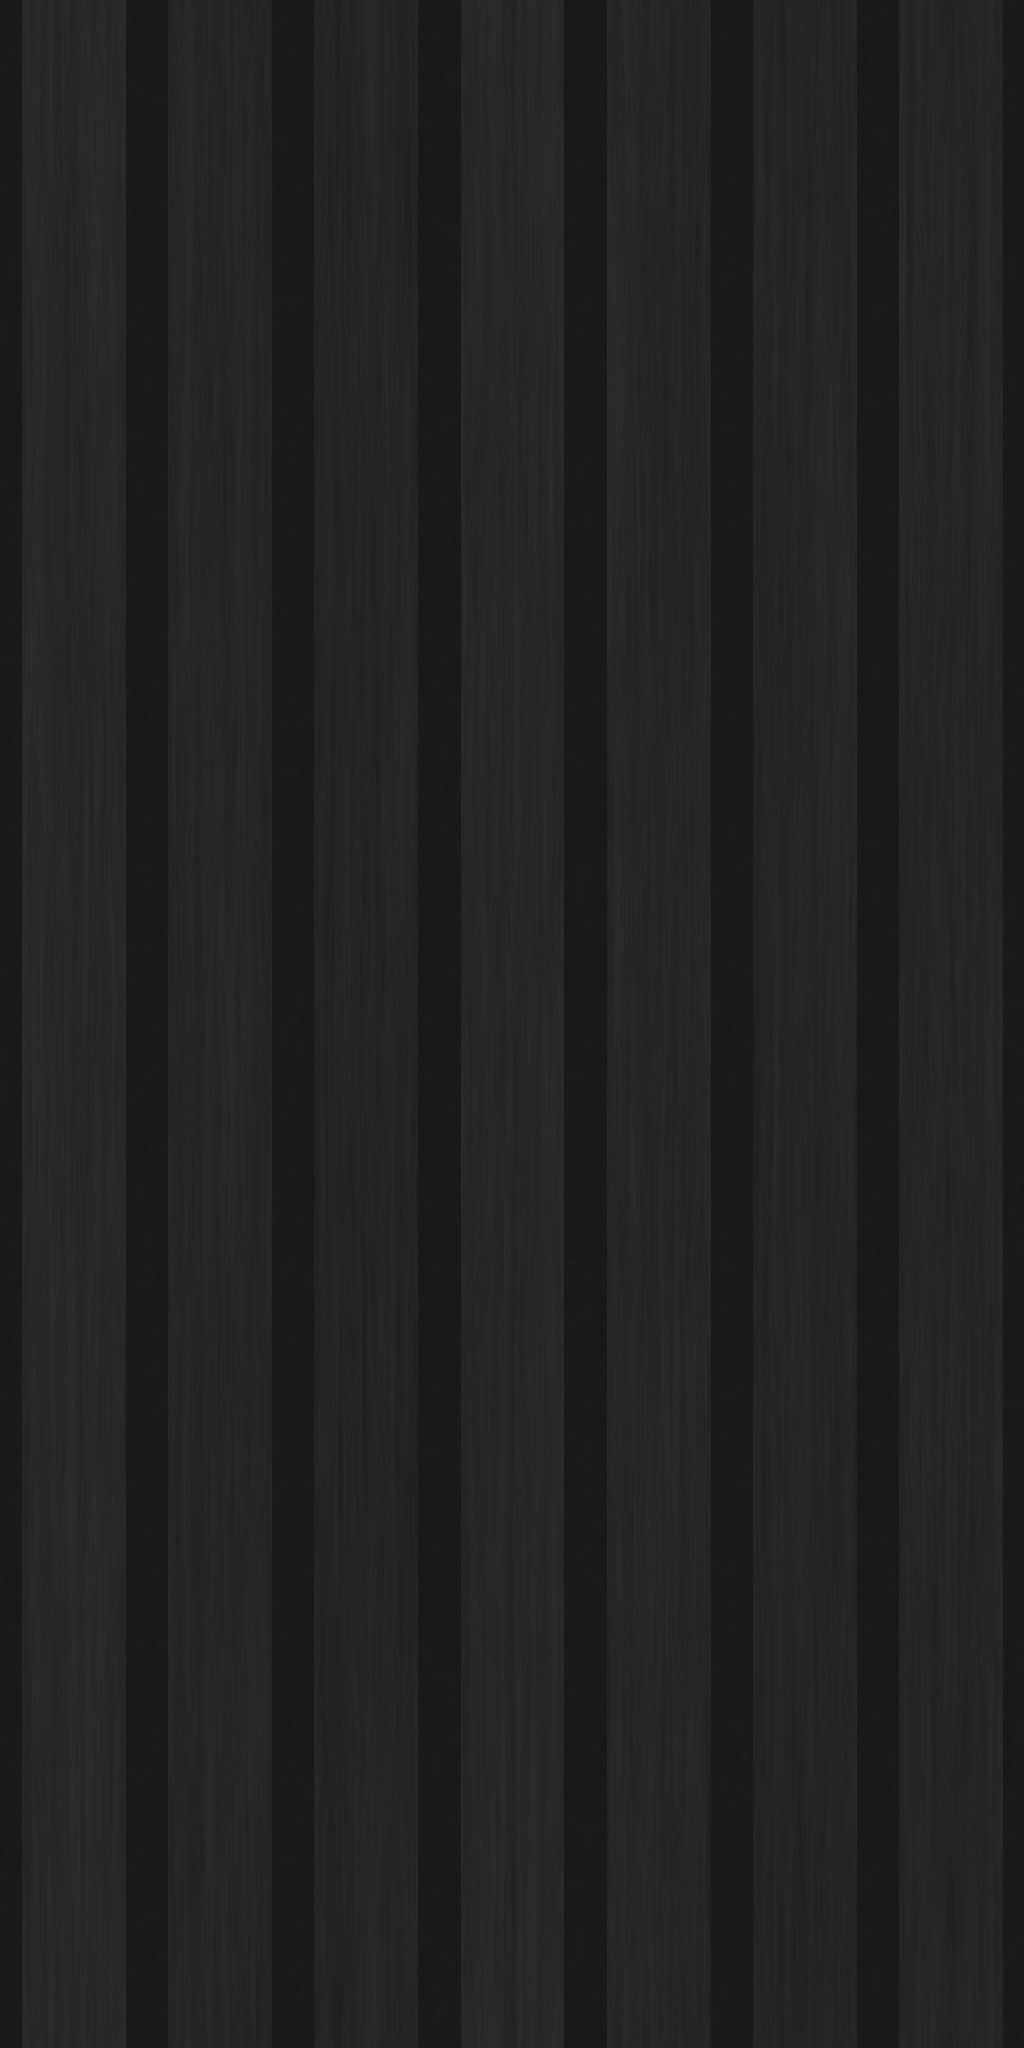

The Python source for this figure:
from pathlib import Path
import json

import numpy as np
from PIL import Image, ImageDraw
from scipy.ndimage import gaussian_filter

ROOT = Path(__file__).resolve().parent
W, H = 1024, 2048
SLATS = 7
FACE, GAP = 1.20, 0.49
PITCH = FACE + GAP
WIDTH = SLATS * PITCH
HEIGHT = WIDTH * H / W
DEPTH = 0.35
CUT = 6.2 / 25.4
rng = np.random.default_rng(307)


def noise(sx, sy):
    field = gaussian_filter(rng.normal(size=(H, W)).astype(np.float32), (sy, sx), mode='wrap')
    return field / max(float(field.std()), 1e-8)


def save(name, pixels):
    Image.fromarray(np.uint8(np.clip(np.rint(pixels), 0, 255))).save(ROOT / name)


# Half-grooves at tile boundaries reproduce the manufacturer's butt joint.
x = np.arange(W) * WIDTH / W
y = np.arange(H) * HEIGHT / H
phase = x % PITCH
edge_distance = np.minimum(phase, PITCH - phase)
face_mask = edge_distance >= GAP / 2
slat_index = np.minimum((x / PITCH).astype(int), SLATS - 1)

source = np.asarray(Image.open(ROOT / 'main.jpg').convert('RGB'))
# Interior panel swatch excludes the glass, table and exposed panel end.
swatch = source[int(source.shape[0] * .29):int(source.shape[0] * .46),
                int(source.shape[1] * .69):int(source.shape[1] * .96)]
values = swatch.reshape(-1, 3).astype(float)
luma = values.mean(axis=1)
face_color = np.median(values[(luma > 27) & (luma < 43)], axis=0)
# Felt's photographic brightness includes illumination on its sloping flanks.
felt_color = face_color * .68

warp = noise(15, 180) * .022
z = y[:, None] / HEIGHT
u = (x[None, :] + warp) / PITCH
fine_grain = noise(.7, 25)
long_grain = noise(2.0, 110)
broad_grain = noise(9, 230)
fiber = np.sin(2 * np.pi * (u * 72 + .4 * np.sin(2 * np.pi * z) + .17 * noise(4, 95)))
pores = np.maximum(noise(.65, 11) - 1.05, 0) ** 1.3
wood = 1.15 * fine_grain + 1.1 * long_grain + .65 * broad_grain + .35 * fiber - .9 * pores
slat_tones = rng.uniform(-1.8, 1.8, SLATS)
wood += slat_tones[slat_index][None, :]
felt_fibers = noise(.55, .65)
felt_mottling = noise(4, 5)
felt = .6 * felt_fibers + .35 * felt_mottling

color = np.where(face_mask[None, :, None],
                 face_color[None, None, :] + wood[:, :, None],
                 felt_color[None, None, :] + felt[:, :, None])
save('texture.png', color)

# A small smooth transition removes the infinitely sharp V apex and shoulders.
profile = CUT * np.minimum(edge_distance / (GAP / 2), 1)
profile = gaussian_filter(profile, .48, mode='wrap')
height = np.broadcast_to(profile[None, :], (H, W)).copy()
height += np.where(face_mask[None, :],
                   .00013 * long_grain + .00010 * fine_grain - .00012 * pores,
                   .00012 * felt_fibers)
dx = (np.roll(height, -1, axis=1) - np.roll(height, 1, axis=1)) / (2 * WIDTH / W)
dy = (np.roll(height, -1, axis=0) - np.roll(height, 1, axis=0)) / (2 * HEIGHT / H)
# Image rows run down; OpenGL tangent-space Y runs up.
normal = np.stack((-dx, dy, np.ones_like(dx)), axis=-1)
normal /= np.linalg.norm(normal, axis=-1, keepdims=True)
save('normal.png', (normal * .5 + .5) * 255)

metadata = {
    'repeatWidthIn': round(WIDTH, 5),
    'repeatHeightIn': round(HEIGHT, 5),
    'depthIn': DEPTH,
    'note': 'Manufacturer specifications override photo estimates: seven 1.20 in faces on 1.69 in pitches with 0.49 in wide, 90-degree V-grooves cut 6.2 mm deep in 9 mm felt, and 0.35 in total thickness; the exact pitches total 11.83 in rather than the nominal 11.80 in panel width. The tile is seven pitches wide and 23.66 in tall, with black oak veneer and black felt colors sampled from the main listing photo, and no rigid core.'
}
(ROOT / 'texture.json').write_text(json.dumps(metadata, indent=2) + '\n')

light = np.array([-.55, .6, .8])
light /= np.linalg.norm(light)
lambert = np.maximum(np.sum(normal * light, axis=-1), 0)
# Shade in linear light so the black material remains visible in the preview.
linear = (np.clip(color, 0, 255) / 255) ** 2.2
shaded = (linear * (.3 + .95 * lambert[:, :, None])) ** (1 / 2.2) * 255
thumb_w, thumb_h = 256, 512
albedo_thumb = Image.fromarray(np.uint8(np.clip(color, 0, 255))).resize((thumb_w, thumb_h), Image.Resampling.LANCZOS)
shaded_thumb = Image.fromarray(np.uint8(np.clip(shaded, 0, 255))).resize((thumb_w, thumb_h), Image.Resampling.LANCZOS)
preview = Image.new('RGB', (thumb_w * 6 + 24, thumb_h * 3 + 48), (190, 190, 190))
for row in range(3):
    for col in range(3):
        preview.paste(albedo_thumb, (col * thumb_w, 48 + row * thumb_h))
        preview.paste(shaded_thumb, (thumb_w * 3 + 24 + col * thumb_w, 48 + row * thumb_h))
draw = ImageDraw.Draw(preview)
draw.text((12, 17), 'COLOR MAP / 3 x 3', fill=(20, 20, 20))
draw.text((thumb_w * 3 + 36, 17), 'NORMAL-MAP LIGHTING / UPPER LEFT / 3 x 3', fill=(20, 20, 20))
preview.save(ROOT / 'preview.png')
print(json.dumps({'size': [W, H], 'faceRGB': face_color.tolist(), 'feltRGB': felt_color.tolist(), **metadata}, indent=2))
assert abs((W / H) - WIDTH / HEIGHT) < 1e-12
assert np.isfinite(normal).all()
for axis in (0, 1):
    seam = np.abs(np.take(color, 0, axis=axis) - np.take(color, -1, axis=axis))
    print(f'Color boundary axis {axis}: mean difference {seam.mean():.3f} / 255')
